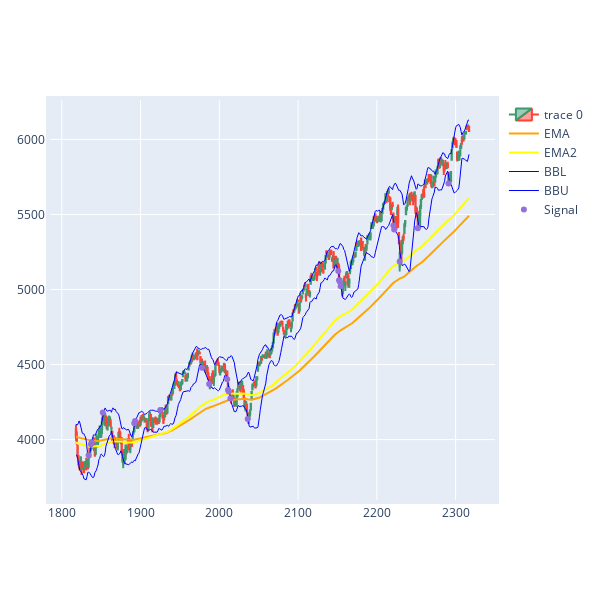

This figure's notebook cell:
### Markdown cell above
### Visualization

### Code cell
def pointposbreak(x):
    ''' Visualize the signal points of the ordersignal
    '''
    if x['ordersignal']!=0:
        return x['ordersignal']
    else:
        return np.nan
    
data['pointposbreak'] = data.apply(lambda row: pointposbreak(row), axis=1)

dfpl = data[-500:].copy()

fig = go.Figure(data=[go.Candlestick(x=dfpl.index,
                open=dfpl['Open'],
                high=dfpl['High'],
                low=dfpl['Low'],
                close=dfpl['Close']),
                go.Scatter(x=dfpl.index, y=dfpl.EMA, line=dict(color='orange', width=2), name="EMA"),
                go.Scatter(x=dfpl.index, y=dfpl.EMA2, line=dict(color='yellow', width=2), name="EMA2"),        
                go.Scatter(x=dfpl.index, y=dfpl['BBL_14_2.0'], line=dict(color='blue', width=1), name="BBL"),
                go.Scatter(x=dfpl.index, y=dfpl['BBU_14_2.0'], line=dict(color='blue', width=1), name="BBU")])

fig.add_scatter(x=dfpl.index, y=dfpl['pointposbreak'], mode="markers",
                marker=dict(size=6, color="MediumPurple"),
                name="Signal")
fig.update_xaxes(rangeslider_visible=False)
fig.update_layout(autosize=False, width=600, height=600,margin=dict(l=50,r=50,b=100,t=100,pad=4), paper_bgcolor="white")
fig.show()

### Figure 1 — Plotly figure (JSON) as saved in the notebook; plotly's stock layout.template omitted (floating-point values rounded to 4 significant figures; data arrays with more than 128 entries replaced by an {"elided": "..."} marker saying what was removed)
{"data": [{"close": {"elided": "500 float values"}, "high": {"elided": "500 float values"}, "low": {"elided": "500 float values"}, "open": {"elided": "500 float values"}, "type": "candlestick", "x": {"elided": "500 int values"}}, {"line": {"color": "orange", "width": 2}, "name": "EMA", "type": "scatter", "x": {"elided": "500 int values"}, "y": {"elided": "500 float values"}}, {"line": {"color": "yellow", "width": 2}, "name": "EMA2", "type": "scatter", "x": {"elided": "500 int values"}, "y": {"elided": "500 float values"}}, {"line": {"color": "blue", "width": 1}, "name": "BBL", "type": "scatter", "x": {"elided": "500 int values"}, "y": {"elided": "500 float values"}}, {"line": {"color": "blue", "width": 1}, "name": "BBU", "type": "scatter", "x": {"elided": "500 int values"}, "y": {"elided": "500 float values"}}, {"marker": {"color": "MediumPurple", "size": 6}, "mode": "markers", "name": "Signal", "type": "scatter", "x": {"elided": "500 int values"}, "y": {"elided": "500 float values"}}], "layout": {"autosize": false, "height": 600, "margin": {"b": 100, "l": 50, "pad": 4, "r": 50, "t": 100}, "paper_bgcolor": "white", "width": 600, "xaxis": {"rangeslider": {"visible": false}}}}
